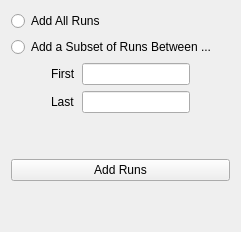
           <widget class="QWidget" name="tab">
            <attribute name="title">
             <string>Sequential</string>
            </attribute>
            <layout class="QVBoxLayout" name="verticalLayout_16">
             <item>
              <widget class="QRadioButton" name="radioButton_runsAddAll">
               <property name="text">
                <string>Add All Runs</string>
               </property>
              </widget>
             </item>
             <item>
              <widget class="QRadioButton" name="radioButton_runsAddPartial">
               <property name="text">
                <string>Add a Subset of Runs Between ... </string>
               </property>
              </widget>
             </item>
             <item>
              <layout class="QGridLayout" name="gridLayout_10">
               <item row="1" column="2">
                <widget class="QLineEdit" name="lineEdit_runLast">
                 <property name="sizePolicy">
                  <sizepolicy hsizetype="Preferred" vsizetype="Fixed">
                   <horstretch>0</horstretch>
                   <verstretch>0</verstretch>
                  </sizepolicy>
                 </property>
                </widget>
               </item>
               <item row="0" column="0">
                <spacer name="horizontalSpacer_6">
                 <property name="orientation">
                  <enum>Qt::Horizontal</enum>
                 </property>
                 <property name="sizeType">
                  <enum>QSizePolicy::Preferred</enum>
                 </property>
                 <property name="sizeHint" stdset="0">
                  <size>
                   <width>40</width>
                   <height>20</height>
                  </size>
                 </property>
                </spacer>
               </item>
               <item row="0" column="2">
                <widget class="QLineEdit" name="lineEdit_runFirst">
                 <property name="sizePolicy">
                  <sizepolicy hsizetype="Preferred" vsizetype="Fixed">
                   <horstretch>0</horstretch>
                   <verstretch>0</verstretch>
                  </sizepolicy>
                 </property>
                </widget>
               </item>
               <item row="0" column="1">
                <widget class="QLabel" name="label_5">
                 <property name="text">
                  <string>First</string>
                 </property>
                </widget>
               </item>
               <item row="1" column="1">
                <widget class="QLabel" name="label_17">
                 <property name="text">
                  <string>Last</string>
                 </property>
                </widget>
               </item>
               <item row="0" column="3">
                <spacer name="horizontalSpacer_7">
                 <property name="orientation">
                  <enum>Qt::Horizontal</enum>
                 </property>
                 <property name="sizeHint" stdset="0">
                  <size>
                   <width>40</width>
                   <height>20</height>
                  </size>
                 </property>
                </spacer>
               </item>
              </layout>
             </item>
             <item>
              <spacer name="verticalSpacer_5">
               <property name="orientation">
                <enum>Qt::Vertical</enum>
               </property>
               <property name="sizeType">
                <enum>QSizePolicy::Preferred</enum>
               </property>
               <property name="sizeHint" stdset="0">
                <size>
                 <width>20</width>
                 <height>40</height>
                </size>
               </property>
              </spacer>
             </item>
             <item>
              <widget class="QPushButton" name="pushButton_addRunsToReduce">
               <property name="text">
                <string>Add Runs</string>
               </property>
              </widget>
             </item>
             <item>
              <spacer name="verticalSpacer_2">
               <property name="orientation">
                <enum>Qt::Vertical</enum>
               </property>
               <property name="sizeHint" stdset="0">
                <size>
                 <width>20</width>
                 <height>40</height>
                </size>
               </property>
              </spacer>
             </item>
            </layout>
           </widget>
